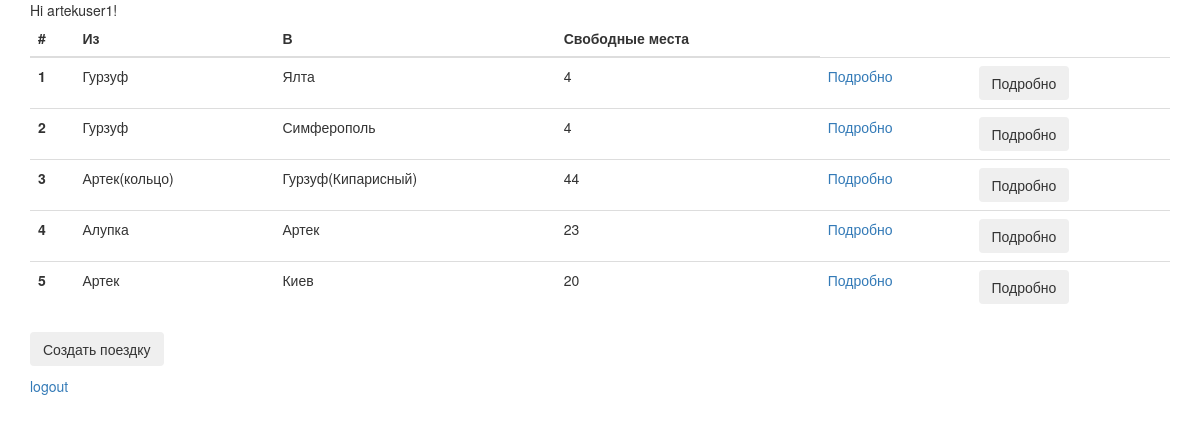
The page / (signed in) on the database its author committed.
### blabla/models.py (models this page shows, shortened)
class Trip(models.Model):
  creator = models.IntegerField("Заявитель", default=0)
  trip_from = models.CharField("Место отправления:",max_length=30)
  trip_to = models.CharField("Место прибытия:",max_length=30)
  datetime = models.DateTimeField("Время отбытия")
  free_seats = models.IntegerField("Свободные места:")
  car = models.CharField("Машина:",max_length=30)
  users = models.ManyToManyField(User,blank=True)

### blabla/views.py (the view)
# urls.py: path('', views.home, name='home'),
def home(request):
  trips = Trip.objects.all()
  return render(request, 'blabla/home.html',{'trips':trips})

### blabla/templates/blabla/home.html (shortened to what this page needs)
{% extends 'base.html' %}
{% block content %}
{% if user.is_authenticated %}
  Hi {{ user.username }}!
<table class="table">
  <thead>
    <tr>
      <th scope="col">#</th>
      <th scope="col">Из</th>
      <th scope="col">В</th>
      <th scope="col">Свободные места</th>
    </tr>
  </thead>
  <tbody>
  {% for trip in trips %}
  <tr>
    <th scope="row"> {{ trip.pk }}</th>
    <td> {{ trip.trip_from }}</td>
    <td> {{ trip.trip_to }}</td>
    <td> {{ trip.free_seats }}</td>
    <td><a href='detail/{{ trip.pk }}'>Подробно</a></td>
     <td> <button class="btn" onclick="location.href='/detail/{{ trip.pk }}'">Подробно</td>
  </tr>
  {% endfor %}
  </tbody>
</table>
  <p>
    <button class="btn" onclick="location.href='create/'">Создать поездку</button>
</p>
  <p><a href="{% url 'logout' %}">logout</a></p>
{% else %}
  <p>You are not logged in</p>
  <a href="{% url 'login' %}">login</a>
{% endif %}
{% endblock %}

### rows shown on the page
Trip: pk "1", trip_from "Гурзуф", trip_to "Ялта", free_seats "4"
Trip: pk "2", trip_from "Гурзуф", trip_to "Симферополь", free_seats "4"
Trip: pk "3", trip_from "Артек(кольцо)", trip_to "Гурзуф(Кипарисный)", free_seats "44"
Trip: pk "4", trip_from "Алупка", trip_to "Артек", free_seats "23"
Trip: pk "5", trip_from "Артек", trip_to "Киев", free_seats "20"

### other values the page prints
{{ user.username }} "artekuser1"
